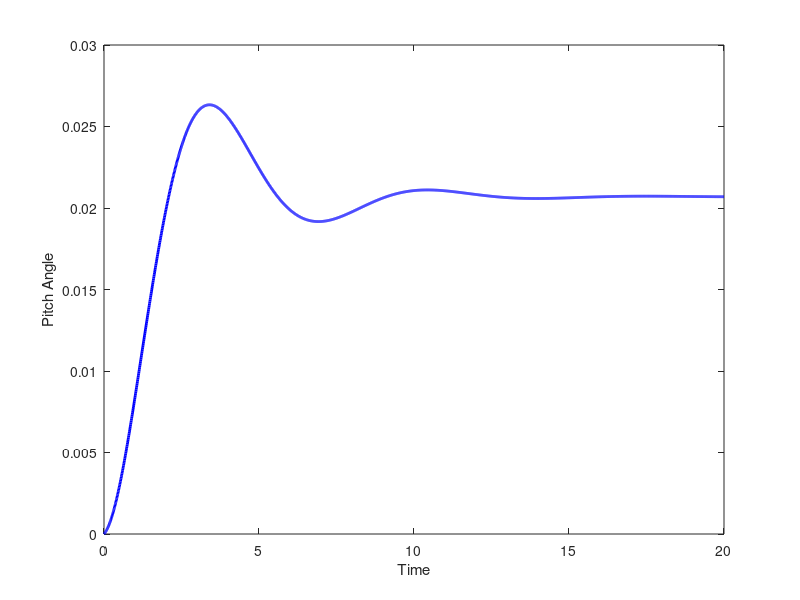

Source code (MATLAB):
clear all
% State Space Matrices
A = [-0.3149,235.8928,0; -0.0034,-0.4282,0; 0,1,0];
B = [-5.5079; 0.0021; 0];
C = [0,0,1];
D = 0;
sys = ss(A,B,C,D);

% Time Interval
t_impulse = 0:0.01:20;  % Time vector for impulse response

% Impulse Response
impulse_response_openloop = impulse(sys, t_impulse);
plot(t_impulse, impulse_response_openloop, 'b', 'LineWidth', 2);
xlabel('Time');
ylabel('Pitch Angle');